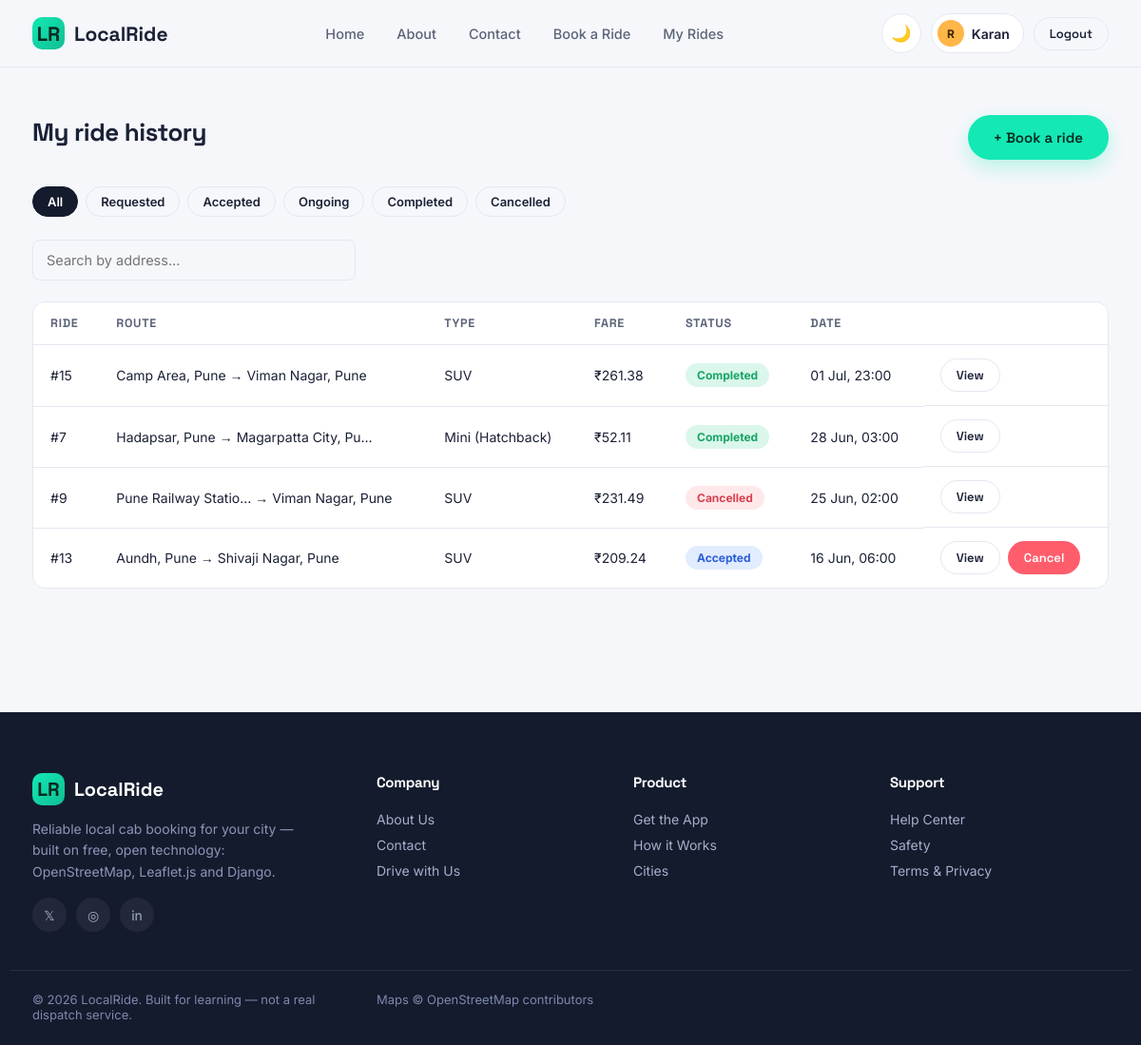
The page /rides/history/ (signed in) on the database its author committed.
### accounts/models.py (models this page shows, shortened)
class User(AbstractUser):
    ROLE_CHOICES = (
        ('customer', 'Customer'),
        ('driver', 'Driver'),
        ('admin', 'Admin'),
    )
    role = models.CharField(max_length=10, choices=ROLE_CHOICES, default='customer')
    phone = models.CharField(max_length=15, blank=True)
    address = models.CharField(max_length=255, blank=True)
    profile_photo = models.ImageField(upload_to='profiles/', blank=True, null=True)
    date_joined_display = models.DateTimeField(auto_now_add=True)

### rides/models.py (models this page shows, shortened)
class Ride(models.Model):
    STATUS_CHOICES = (
        ('requested', 'Requested'),
        ('accepted', 'Accepted'),
        ('ongoing', 'Ongoing'),
        ('completed', 'Completed'),
        ('cancelled', 'Cancelled'),
        ('rejected', 'Rejected'),
    )
    RIDE_TYPES = (
        ('mini', 'Mini (Hatchback)'),
        ('sedan', 'Sedan'),
        ('suv', 'SUV'),
    )
    customer = models.ForeignKey(settings.AUTH_USER_MODEL, on_delete=models.CASCADE, related_name='rides_as_customer')
    driver = models.ForeignKey('accounts.Driver', on_delete=models.SET_NULL, null=True, blank=True, related_name='rides')
    pickup_address = models.CharField(max_length=255)
    pickup_lat = models.FloatField()
    pickup_lng = models.FloatField()
    drop_address = models.CharField(max_length=255)
    drop_lat = models.FloatField()
    drop_lng = models.FloatField()
    ride_type = models.CharField(max_length=10, choices=RIDE_TYPES, default='mini')
    distance_km = models.FloatField(default=0)
    estimated_duration_min = models.FloatField(default=0)
    fare = models.DecimalField(max_digits=10, decimal_places=2, default=0)
    status = models.CharField(max_length=12, choices=STATUS_CHOICES, default='requested')
    requested_at = models.DateTimeField(auto_now_add=True)
    accepted_at = models.DateTimeField(null=True, blank=True)
    started_at = models.DateTimeField(null=True, blank=True)
    completed_at = models.DateTimeField(null=True, blank=True)
    cancelled_at = models.DateTimeField(null=True, blank=True)
    cancel_reason = models.CharField(max_length=255, blank=True)
    class Meta:
        ordering = ['-requested_at']

### rides/views.py (the view)
# urls.py: path('history/', views.ride_history, name='ride_history'),
@login_required
@role_required('customer')
def ride_history(request):
    rides = Ride.objects.filter(customer=request.user)
    status_filter = request.GET.get('status', '')
    query = request.GET.get('q', '')
    if status_filter:
        rides = rides.filter(status=status_filter)
    if query:
        rides = rides.filter(pickup_address__icontains=query) | rides.filter(drop_address__icontains=query)
    return render(request, 'rides/ride_history.html', {
        'rides': rides, 'status_filter': status_filter, 'query': query,
    })

### core/context_processors.py (called while the page is built)
def site_context(request):
    user = getattr(request, 'user', None)
    ctx = {
        'SITE_NAME': 'LocalRide',
        'is_customer': False,
        'is_driver': False,
        'is_admin_role': False,
    }
    if user and user.is_authenticated:
        ctx['is_customer'] = user.role == 'customer'
        ctx['is_driver'] = user.role == 'driver'
        ctx['is_admin_role'] = user.role == 'admin' or user.is_superuser
    return ctx

### templates/rides/ride_history.html (shortened to what this page needs)
{% extends 'base.html' %}
{% block content %}
<section class="section-sm">
  <div class="container">
    <div class="dash-header"><h1>My ride history</h1><a href="{% url 'rides:book_ride' %}" class="btn btn-primary">+ Book a ride</a></div>
    <div class="tag-filter">
      <a href="?" class="{% if not status_filter %}active{% endif %}">All</a>
      <a href="?status=requested" class="{% if status_filter == 'requested' %}active{% endif %}">Requested</a>
      <a href="?status=accepted" class="{% if status_filter == 'accepted' %}active{% endif %}">Accepted</a>
      <a href="?status=ongoing" class="{% if status_filter == 'ongoing' %}active{% endif %}">Ongoing</a>
      <a href="?status=completed" class="{% if status_filter == 'completed' %}active{% endif %}">Completed</a>
      <a href="?status=cancelled" class="{% if status_filter == 'cancelled' %}active{% endif %}">Cancelled</a>
    </div>
    <form method="get" style="margin-bottom:22px;max-width:340px;">
      <input type="text" name="q" value="{{ query }}" placeholder="Search by address...">
    </form>
    <div class="table-wrap">
      <table>
        <thead><tr><th>Ride</th><th>Route</th><th>Type</th><th>Fare</th><th>Status</th><th>Date</th><th></th></tr></thead>
        <tbody>
          {% for ride in rides %}
          <tr>
            <td>#{{ ride.id }}</td>
            <td>{{ ride.pickup_address|truncatechars:20 }} → {{ ride.drop_address|truncatechars:20 }}</td>
            <td>{{ ride.get_ride_type_display }}</td>
            <td>₹{{ ride.fare }}</td>
            <td><span class="badge {{ ride.status }}">{{ ride.get_status_display }}</span></td>
            <td>{{ ride.requested_at|date:"d M, H:i" }}</td>
            <td style="display:flex;gap:8px;">
              <a href="{% url 'rides:ride_detail' ride.id %}" class="btn btn-outline btn-sm">View</a>
              {% if ride.status == 'requested' or ride.status == 'accepted' %}
              <form method="post" action="{% url 'rides:cancel_ride' ride.id %}" onsubmit="return confirm('Cancel this ride?');">
                <button class="btn btn-danger btn-sm">Cancel</button>
              </form>
              {% endif %}
            </td>
          </tr>
          {% empty %}
          <tr><td colspan="7"><div class="empty-state"><div class="icon">🕓</div>No rides found.</div></td></tr>
          {% endfor %}
        </tbody>
      </table>
    </div>
  </div>
</section>
{% endblock %}

### templates/base.html (shortened to what this page needs)
{% load static %}
<!DOCTYPE html>
<html lang="en">
<head>
<link rel="stylesheet" href="https://cdnjs.cloudflare.com/ajax/libs/leaflet/1.9.4/leaflet.min.css">
<link rel="stylesheet" href="{% static 'css/style.css' %}">
</head>
<body>
<nav class="navbar">
  <div class="navbar-inner">
    <a href="{% url 'core:home' %}" class="brand">
      <span class="brand-mark">LR</span> LocalRide
    </a>
    <div class="nav-links" id="navLinks">
      <a href="{% url 'core:home' %}" class="navlink {% if request.resolver_match.url_name == 'home' %}active{% endif %}">Home</a>
      <a href="{% url 'core:about' %}" class="navlink {% if request.resolver_match.url_name == 'about' %}active{% endif %}">About</a>
      <a href="{% url 'core:contact' %}" class="navlink {% if request.resolver_match.url_name == 'contact' %}active{% endif %}">Contact</a>
      {% if user.is_authenticated %}
        {% if is_customer %}
          <a href="{% url 'rides:book_ride' %}" class="navlink">Book a Ride</a>
          <a href="{% url 'rides:ride_history' %}" class="navlink">My Rides</a>
        {% elif is_driver %}
          <a href="{% url 'accounts:driver_dashboard' %}" class="navlink">Dashboard</a>
          <a href="{% url 'accounts:driver_earnings' %}" class="navlink">Earnings</a>
        {% elif is_admin_role %}
          <a href="{% url 'accounts:admin_dashboard' %}" class="navlink">Admin Panel</a>
        {% endif %}
      {% endif %}
    </div>
    <div class="nav-cta">
      <button class="theme-toggle" id="themeToggle" title="Toggle dark mode">🌙</button>
      {% if user.is_authenticated %}
        <a href="{% url 'accounts:profile' %}" class="user-chip">
          <span class="avatar">{{ user.username|slice:":1"|upper }}</span>
          {{ user.first_name|default:user.username }}
        </a>
        <a href="{% url 'accounts:logout' %}" class="btn btn-outline btn-sm">Logout</a>
      {% else %}
        <a href="{% url 'accounts:login' %}" class="btn btn-ghost btn-sm">Log in</a>
        <a href="{% url 'accounts:register_choice' %}" class="btn btn-primary btn-sm">Sign up</a>
      {% endif %}
    </div>
  </div>
</nav>
<main>
  {% block content %}{% endblock %}
</main>
<footer class="footer">
  <div class="container">
    <div>
      <div class="footer-brand"><span class="brand-mark">LR</span> LocalRide</div>
      <p style="max-width:280px;font-size:14px;color:#8B96B8;line-height:1.6;">
        Reliable local cab booking for your city — built on free, open technology:
        OpenStreetMap, Leaflet.js and Django.
      </p>
      <div class="social-row">
        <a href="#" aria-label="Twitter">𝕏</a>
        <a href="#" aria-label="Instagram">◎</a>
        <a href="#" aria-label="LinkedIn">in</a>
      </div>
    </div>
    <div>
      <h4>Company</h4>
      <a href="{% url 'core:about' %}">About Us</a>
      <a href="{% url 'core:contact' %}">Contact</a>
      <a href="{% url 'accounts:register_driver' %}">Drive with Us</a>
    </div>
    <div>
      <h4>Product</h4>
      <a href="{% url 'accounts:register_choice' %}">Get the App</a>
      <a href="{% url 'core:home' %}#how-it-works">How it Works</a>
      <a href="{% url 'core:home' %}#cities">Cities</a>
    </div>
    <div>
      <h4>Support</h4>
      <a href="{% url 'core:contact' %}">Help Center</a>
      <a href="{% url 'core:contact' %}">Safety</a>
      <a href="{% url 'core:contact' %}">Terms &amp; Privacy</a>
    </div>
  </div>
  <div class="container footer-bottom">
    <span>&copy; {% now "Y" %} LocalRide. Built for learning — not a real dispatch service.</span>
    <span>Maps &copy; OpenStreetMap contributors</span>
  </div>
</footer>
</body>
</html>

### rows shown on the page
User: username "R", first_name "Karan"
Ride: id "15", pickup_address "Camp Area, Pune", drop_address "Viman Nagar, Pune", ride_type "SUV", fare "261.38", status "Completed", requested_at "01 Jul, 23:00"
Ride: id "7", pickup_address "Hadapsar, Pune", drop_address "Magarpatta City, Pu…", ride_type "Mini (Hatchback)", fare "52.11", status "Completed", requested_at "28 Jun, 03:00"
Ride: id "9", pickup_address "Pune Railway Statio…", drop_address "Viman Nagar, Pune", ride_type "SUV", fare "231.49", status "Cancelled", requested_at "25 Jun, 02:00"
Ride: id "13", pickup_address "Aundh, Pune", drop_address "Shivaji Nagar, Pune", ride_type "SUV", fare "209.24", status "Accepted", requested_at "16 Jun, 06:00", shows "Cancel"
